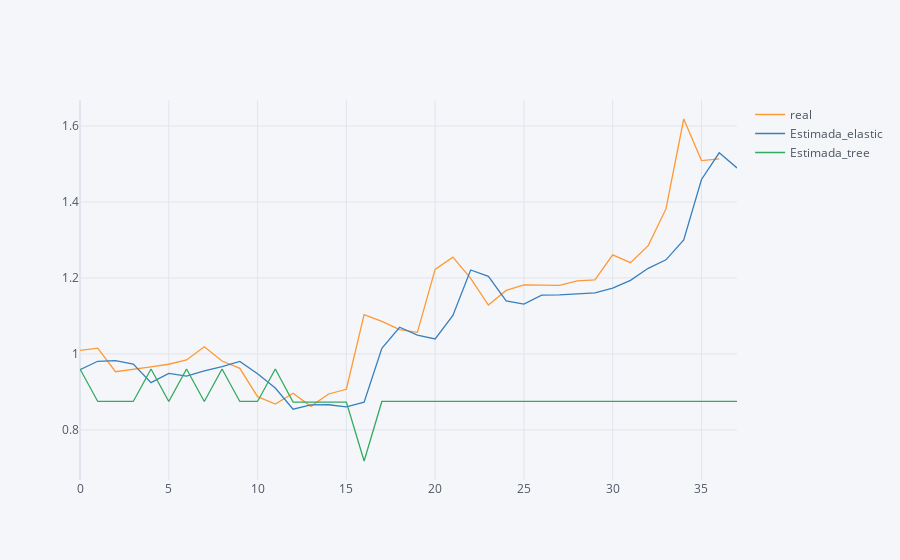

The notebook cell saved with this chart:
### Code cell
y_predict.iplot()

### Figure 1 — Plotly figure (JSON) as saved in the notebook; plotly's stock layout.template omitted (floating-point values rounded to 4 significant figures)
{"data": [{"line": {"color": "rgba(255, 153, 51, 1.0)", "dash": "solid", "shape": "linear", "width": 1.3}, "mode": "lines", "name": "real", "text": "", "type": "scatter", "x": [0, 1, 2, 3, 4, 5, 6, 7, 8, 9, 10, 11, 12, 13, 14, 15, 16, 17, 18, 19, 20, 21, 22, 23, 24, 25, 26, 27, 28, 29, 30, 31, 32, 33, 34, 35, 36, 37], "y": [1.009, 1.015, 0.9531, 0.9605, 0.9662, 0.9728, 0.9841, 1.019, 0.9812, 0.962, 0.8875, 0.8681, 0.8967, 0.862, 0.8945, 0.9069, 1.103, 1.086, 1.064, 1.057, 1.222, 1.255, 1.199, 1.129, 1.167, 1.182, 1.181, 1.18, 1.192, 1.195, 1.261, 1.24, 1.285, 1.382, 1.618, 1.509, 1.513, ""]}, {"line": {"color": "rgba(55, 128, 191, 1.0)", "dash": "solid", "shape": "linear", "width": 1.3}, "mode": "lines", "name": "Estimada_elastic", "text": "", "type": "scatter", "x": [0, 1, 2, 3, 4, 5, 6, 7, 8, 9, 10, 11, 12, 13, 14, 15, 16, 17, 18, 19, 20, 21, 22, 23, 24, 25, 26, 27, 28, 29, 30, 31, 32, 33, 34, 35, 36, 37], "y": [0.9586, 0.9806, 0.9823, 0.9735, 0.9245, 0.9489, 0.9415, 0.9556, 0.9666, 0.9801, 0.9476, 0.9101, 0.8545, 0.8661, 0.8662, 0.8607, 0.8729, 1.015, 1.07, 1.049, 1.039, 1.101, 1.221, 1.204, 1.139, 1.131, 1.155, 1.155, 1.158, 1.161, 1.173, 1.194, 1.225, 1.248, 1.3, 1.459, 1.529, 1.49]}, {"line": {"color": "rgba(50, 171, 96, 1.0)", "dash": "solid", "shape": "linear", "width": 1.3}, "mode": "lines", "name": "Estimada_tree", "text": "", "type": "scatter", "x": [0, 1, 2, 3, 4, 5, 6, 7, 8, 9, 10, 11, 12, 13, 14, 15, 16, 17, 18, 19, 20, 21, 22, 23, 24, 25, 26, 27, 28, 29, 30, 31, 32, 33, 34, 35, 36, 37], "y": [0.9603, 0.8749, 0.8749, 0.8749, 0.9603, 0.8749, 0.9603, 0.8749, 0.9603, 0.8749, 0.8749, 0.9603, 0.8731, 0.8731, 0.8731, 0.8731, 0.7182, 0.8749, 0.8749, 0.8749, 0.8749, 0.8749, 0.8749, 0.8749, 0.8749, 0.8749, 0.8749, 0.8749, 0.8749, 0.8749, 0.8749, 0.8749, 0.8749, 0.8749, 0.8749, 0.8749, 0.8749, 0.8749]}], "layout": {"legend": {"bgcolor": "#F5F6F9", "font": {"color": "#4D5663"}}, "paper_bgcolor": "#F5F6F9", "plot_bgcolor": "#F5F6F9", "title": {"font": {"color": "#4D5663"}}, "xaxis": {"gridcolor": "#E1E5ED", "showgrid": true, "tickfont": {"color": "#4D5663"}, "title": {"font": {"color": "#4D5663"}, "text": ""}, "zerolinecolor": "#E1E5ED"}, "yaxis": {"gridcolor": "#E1E5ED", "showgrid": true, "tickfont": {"color": "#4D5663"}, "title": {"font": {"color": "#4D5663"}, "text": ""}, "zerolinecolor": "#E1E5ED"}}}
